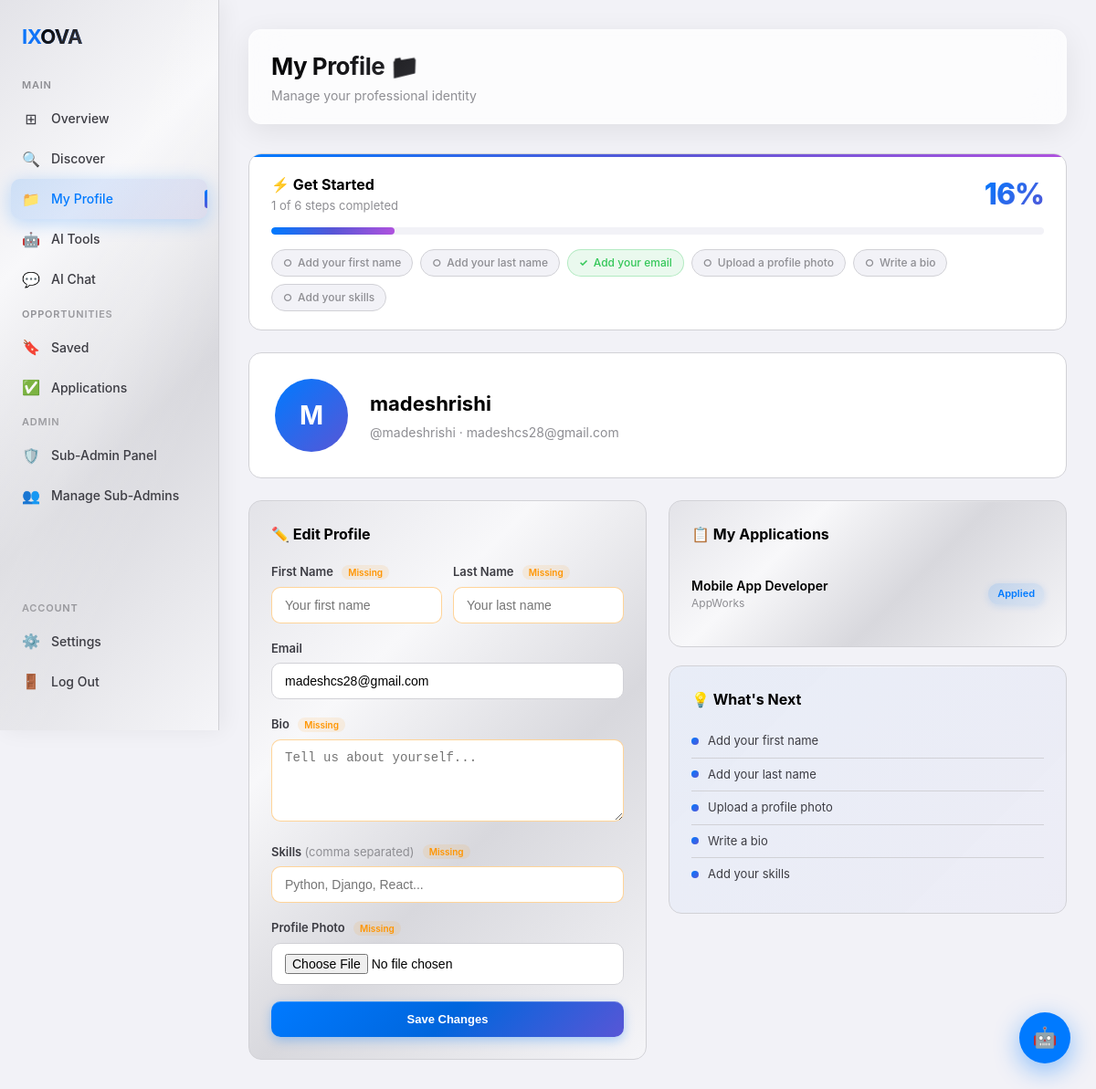
Page /profile/ (signed in) on the committed database.
### core/models.py (models this page shows, shortened)
class Profile(models.Model):
    user = models.OneToOneField(User, on_delete=models.CASCADE)
    avatar = models.ImageField(upload_to='avatars/', blank=True, null=True)
    bio = models.TextField(blank=True)
    skills = models.CharField(max_length=500, blank=True)
    ai_score = models.IntegerField(default=0)
    profile_views = models.IntegerField(default=0)

class Application(models.Model):
    STATUS_CHOICES = [
        ('applied', 'Applied'),
        ('reviewing', 'Under Review'),
        ('interview', 'Interview Scheduled'),
        ('accepted', 'Accepted'),
        ('rejected', 'Rejected'),
    ]
    user = models.ForeignKey(User, on_delete=models.CASCADE)
    opportunity = models.ForeignKey(Opportunity, on_delete=models.CASCADE)
    status = models.CharField(max_length=20, choices=STATUS_CHOICES, default='applied')
    applied_at = models.DateTimeField(auto_now_add=True)
    class Meta:
        unique_together = ('user', 'opportunity')

class Opportunity(models.Model):
    TYPE_CHOICES = [
        ('internship', 'Internship'),
        ('freelance', 'Freelance'),
        ('gig', 'Gig'),
    ]
    title = models.CharField(max_length=200)
    company = models.CharField(max_length=100)
    description = models.TextField()
    type = models.CharField(max_length=20, choices=TYPE_CHOICES)
    category = models.CharField(max_length=100)
    stipend = models.CharField(max_length=50, blank=True)
    deadline = models.DateField(null=True, blank=True)
    is_trending = models.BooleanField(default=False)
    created_at = models.DateTimeField(auto_now_add=True)

### core/views.py (the view, shortened to what this page needs)
# urls.py: path('profile/', views.profile_view, name='profile'),
@login_required
def profile_view(request):
    profile, _ = Profile.objects.get_or_create(user=request.user)
    applications = Application.objects.filter(user=request.user).select_related('opportunity')
    steps = [
        ('first_name',  'Add your first name',    bool(request.user.first_name)),
        ('last_name',   'Add your last name',      bool(request.user.last_name)),
        ('email',       'Add your email',          bool(request.user.email)),
        ('avatar',      'Upload a profile photo',  bool(profile.avatar)),
        ('bio',         'Write a bio',             bool(profile.bio)),
        ('skills',      'Add your skills',         bool(profile.skills)),
    ]
    completed = sum(1 for _, _, done in steps if done)
    completion_pct = int((completed / len(steps)) * 100)
    return render(request, 'profile.html', {
        'profile': profile,
        'applications': applications,
        'steps': steps,
        'completion_pct': completion_pct,
        'completed': completed,
        'total_steps': len(steps),
    })

### templates/profile.html (shortened to what this page needs)
{% extends 'base.html' %}
{% block content %}
<div class="topbar fade-up">
  <div class="topbar-greeting">
    <h1>My Profile 📁</h1>
    <p>Manage your professional identity</p>
  </div>
</div>
<div class="completion-banner fade-up fade-up-1">
  <div class="completion-top">
    <div class="completion-left">
      <div class="completion-title">
        {% if completion_pct == 100 %}
          🏆 Profile Complete!
        {% elif completion_pct >= 66 %}
          🚀 Almost There!
        {% elif completion_pct >= 33 %}
          📈 Good Progress
        {% else %}
          ⚡ Get Started
        {% endif %}
      </div>
      <div class="completion-sub">{{ completed }} of {{ total_steps }} steps completed</div>
    </div>
    <div class="completion-pct">{{ completion_pct }}%</div>
  </div>
  <div class="completion-bar-track">
    <div class="completion-bar-fill" style="width:{{ completion_pct }}%"
         data-pct="{{ completion_pct }}"></div>
  </div>
  <div class="completion-steps">
    {% for key, label, done in steps %}
    <div class="completion-step {% if done %}done{% endif %}">
      <div class="step-check">{% if done %}✓{% else %}○{% endif %}</div>
      <span>{{ label }}</span>
    </div>
    {% endfor %}
  </div>
</div>
<div class="profile-header fade-up fade-up-2">
  <div class="profile-avatar-lg">
    {% if profile.avatar %}
      <img src="{{ profile.avatar.url }}" alt="avatar">
    {% else %}
      {{ user.first_name|first|upper|default:user.username|first|upper }}
    {% endif %}
  </div>
  <div class="profile-info" style="flex:1">
    <h2>{{ user.get_full_name|default:user.username }}</h2>
    <p>@{{ user.username }} · {{ user.email }}</p>
  </div>
</div>
<div class="two-col">
  <div class="card fade-up fade-up-3">
    <h3 style="margin-bottom:20px;font-size:16px;font-weight:700">✏️ Edit Profile</h3>
    <form method="post" enctype="multipart/form-data">
      <div class="two-col" style="gap:12px">
        <div class="form-group">
          <label class="form-label">
            First Name
            {% if not user.first_name %}<span class="field-missing">Missing</span>{% endif %}
          </label>
          <input type="text" name="first_name" class="form-control {% if not user.first_name %}input-missing{% endif %}"
                 value="{{ user.first_name }}" placeholder="Your first name">
        </div>
        <div class="form-group">
          <label class="form-label">
            Last Name
            {% if not user.last_name %}<span class="field-missing">Missing</span>{% endif %}
          </label>
          <input type="text" name="last_name" class="form-control {% if not user.last_name %}input-missing{% endif %}"
                 value="{{ user.last_name }}" placeholder="Your last name">
        </div>
      </div>
      <div class="form-group">
        <label class="form-label">
          Email
        </label>
        <input type="email" name="email" class="form-control {% if not user.email %}input-missing{% endif %}"
               value="{{ user.email }}" placeholder="your@email.com">
      </div>
      <div class="form-group">
        <label class="form-label">
          Bio
          {% if not profile.bio %}<span class="field-missing">Missing</span>{% endif %}
        </label>
        <textarea name="bio" class="form-control {% if not profile.bio %}input-missing{% endif %}"
                  placeholder="Tell us about yourself...">{{ profile.bio }}</textarea>
      </div>
      <div class="form-group">
        <label class="form-label">
          Skills <span style="color:var(--text-3);font-weight:400">(comma separated)</span>
          {% if not profile.skills %}<span class="field-missing">Missing</span>{% endif %}
        </label>
        <input type="text" name="skills"
               class="form-control {% if not profile.skills %}input-missing{% endif %}"
               value="{{ profile.skills }}" placeholder="Python, Django, React...">
      </div>
      <div class="form-group">
        <label class="form-label">
          Profile Photo
          {% if not profile.avatar %}<span class="field-missing">Missing</span>{% endif %}
        </label>
        <input type="file" name="avatar" class="form-control" accept="image/*">
      </div>
      <button type="submit" class="btn btn-primary" style="width:100%;padding:12px">
        Save Changes
      </button>
    </form>
  </div>
  <div style="display:flex;flex-direction:column;gap:20px">
    <div class="card fade-up fade-up-4">
      <h3 style="margin-bottom:20px;font-size:16px;font-weight:700">📋 My Applications</h3>
      {% if applications %}
        {% for app in applications %}
        <div class="app-item">
          <div>
            <div style="font-size:14px;font-weight:600">{{ app.opportunity.title }}</div>
            <div style="font-size:12px;color:var(--text-3)">{{ app.opportunity.company }}</div>
          </div>
          <span class="badge
            {% if app.status == 'accepted' %}badge-green
            {% elif app.status == 'rejected' %}badge-trending
            {% elif app.status == 'interview' %}badge-orange
            {% else %}badge-blue{% endif %}">
            {{ app.get_status_display }}
          </span>
        </div>
        {% endfor %}
      {% endif %}
    </div>
    {% if completion_pct < 100 %}
    <div class="card fade-up fade-up-5 whats-next-card">
      <h3 style="margin-bottom:16px;font-size:16px;font-weight:700">💡 What's Next</h3>
      {% for key, label, done in steps %}
        {% if not done %}
        <div class="next-step-item">
          <div class="next-step-dot"></div>
          <span>{{ label }}</span>
        </div>
        {% endif %}
      {% endfor %}
    </div>
    {% endif %}
  </div>
</div>
{% endblock %}

### templates/profile.html (style rules this page uses)
.completion-banner { background: var(--bg); border: 1px solid var(--border); border-radius: var(--radius); padding: 20px 24px; margin-bottom: 24px; position: relative; overflow: hidden; }
.completion-banner::before { content: ''; position: absolute; top: 0; left: 0; right: 0; height: 3px; background: linear-gradient(90deg, var(--blue), var(--indigo), var(--purple)); }
.completion-top { display: flex; align-items: center; justify-content: space-between; margin-bottom: 12px; }
.completion-title { font-size: 16px; font-weight: 700; }
.completion-sub { font-size: 13px; color: var(--text-3); margin-top: 2px; }
.completion-pct { font-size: 32px; font-weight: 800; letter-spacing: -1px; background: linear-gradient(135deg, var(--blue), var(--indigo)); -webkit-background-clip: text; -webkit-text-fill-color: transparent; background-clip: text; }
.completion-bar-track { height: 8px; background: var(--bg-2); border-radius: 4px; overflow: hidden; margin-bottom: 16px; }
.completion-bar-fill { height: 100%; border-radius: 4px; background: linear-gradient(90deg, var(--blue), var(--indigo), var(--purple)); transition: width 1.2s cubic-bezier(0.4, 0, 0.2, 1); position: relative; overflow: hidden; }
.completion-bar-fill::after { content: ''; position: absolute; top: 0; left: -100%; width: 100%; height: 100%; background: linear-gradient(90deg, transparent, rgba(255,255,255,0.4), transparent); animation: barShimmer 2s ease-in-out infinite; }
.completion-steps { display: flex; flex-wrap: wrap; gap: 8px; }
.completion-step { display: flex; align-items: center; gap: 6px; padding: 5px 12px; border-radius: 20px; font-size: 12px; font-weight: 500; background: var(--bg-2); border: 1px solid var(--border); color: var(--text-3); transition: var(--transition); }
.completion-step.done { background: rgba(52,199,89,0.1); border-color: rgba(52,199,89,0.3); color: var(--green); }
.step-check { font-size: 11px; font-weight: 700; }
.field-missing { font-size: 10px; font-weight: 600; color: var(--orange); background: rgba(255,149,0,0.1); padding: 2px 7px; border-radius: 10px; margin-left: 6px; vertical-align: middle; }
.input-missing { border-color: rgba(255,149,0,0.4) !important; }
.whats-next-card { background: linear-gradient(135deg, rgba(0,122,255,0.04), rgba(88,86,214,0.03)); }
.next-step-item { display: flex; align-items: center; gap: 10px; padding: 8px 0; font-size: 13px; color: var(--text-2); border-bottom: 1px solid var(--border); }
.next-step-item:last-child { border-bottom: none; }
.next-step-dot { width: 8px; height: 8px; border-radius: 50%; background: linear-gradient(135deg, var(--blue), var(--indigo)); flex-shrink: 0; }

### rows in the picture
Application: opportunity "Mobile App Developer", opportunity.company "AppWorks", status "Applied"

### other values in the picture
{{ completed }} "1"
{{ total_steps }} "6"
{{ completion_pct }} "16"
{{ label }} "Add your first name" "Add your last name" "Add your email" "Upload a profile photo" "Write a bio" "Add your skills"
{{ user.first_name|first|upper|default:user.username|first|upper }} "M"
{{ user.get_full_name|default:user.username }} "madeshrishi"
{{ user.username }} "madeshrishi"
{{ user.email }} "madeshcs28@gmail.com"
{{ label }} "Add your first name" "Add your last name" "Upload a profile photo" "Write a bio" "Add your skills"
